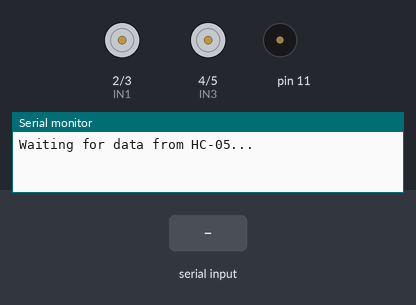
Bench run of a sketch on a simulated Arduino Uno, built with avr-gcc and run on an emulated ATmega328P. Shown: motor-driver pin pairs drawn as motors (green arrow = first pin HIGH = forward, orange = second pin HIGH = backward, longer = more drive), buzzer (waves = sounding), the last lines printed to the serial monitor. Inputs (shaded band) come from the test bench.

Above: at 1.2 s.
1.3 s: "Y" received over the second serial link
At 2.2 s:
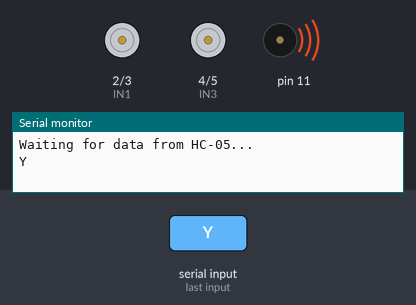
3.8 s: "F" received over the second serial link
At 4.1 s:
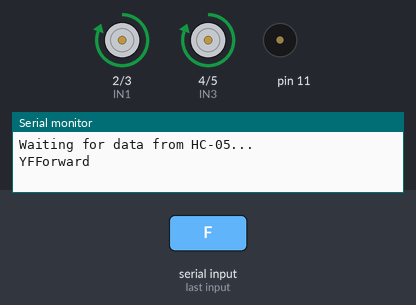
5.3 s: "B" received over the second serial link
At 6.5 s:
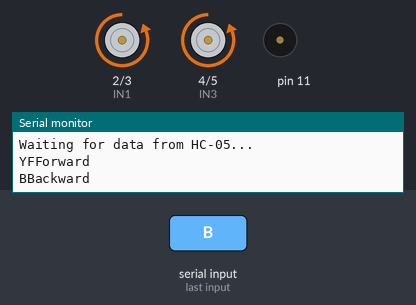
6.8 s: "L" received over the second serial link
At 7.6 s:
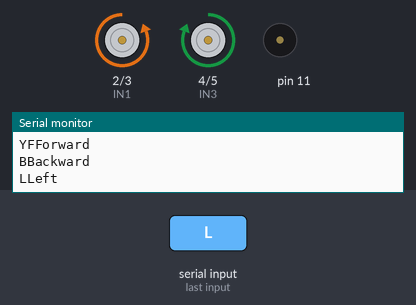
8.3 s: "R" received over the second serial link
At 8.7 s:
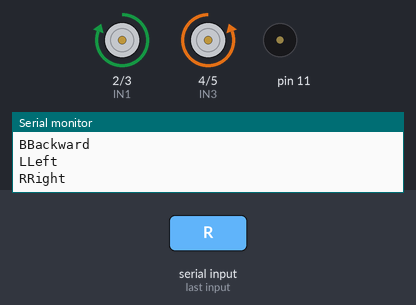
9.8 s: "Y" received over the second serial link
At 10.7 s:
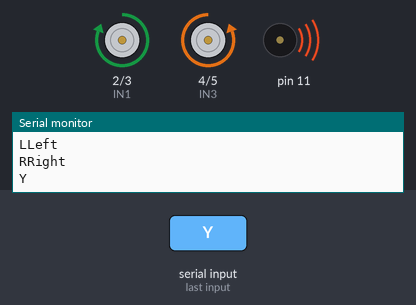
Timing chart, 0 to 12.8 s (numbered marks = the images above; inputs shaded):
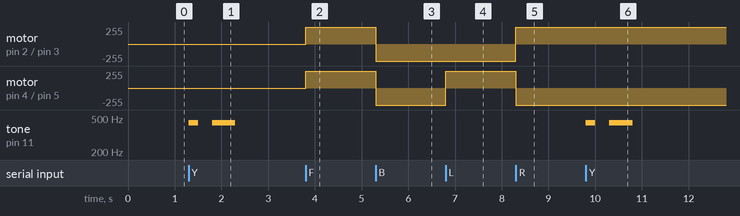

Measured:
- after the input at 1.3 s, tone on pin 11: silent → 440 Hz at once, → silent 0.20 s later, → 440 Hz 0.30 s later, → silent 0.50 s later
- after the input at 3.8 s, motor on pin 2 (IN1) / pin 3 (IN2), motor on pin 4 (IN3) / pin 5 (IN4): stopped → forward 255/255 at once
- after the input at 5.3 s, motor on pin 2 (IN1) / pin 3 (IN2), motor on pin 4 (IN3) / pin 5 (IN4): forward 255/255 → backward 255/255 at once
- after the input at 6.8 s, motor on pin 4 (IN3) / pin 5 (IN4): backward 255/255 → forward 255/255 at once
- after the input at 8.3 s, motor on pin 2 (IN1) / pin 3 (IN2): backward 255/255 → forward 255/255 at once; motor on pin 4 (IN3) / pin 5 (IN4): forward 255/255 → backward 255/255 at once
- after the input at 9.8 s, tone on pin 11: silent → 440 Hz at once, → silent 0.20 s later, → 440 Hz 0.30 s later, → silent 0.50 s later

The sketch:

BluetoothBot.ino
```cpp
#include <SoftwareSerial.h>

// Connect HC-05 TX to Arduino pin 10, and RX to pin 11
SoftwareSerial BTSerial(6, 7); // RX, TX

int IN1 = 2, IN2 = 3;
int IN3 = 4, IN4 = 5;

void setup() {
  Serial.begin(9600);      // Serial Monitor
  BTSerial.begin(9600);    // HC-05 default baud rate
  Serial.println("Waiting for data from HC-05...");
  for(int i = 2; i<=5; i++)
    pinMode(i, OUTPUT);
  pinMode(11, OUTPUT);
}

void loop() {
  if (BTSerial.available()>0) {
    char c = BTSerial.read();  // Read character from HC-05
    Serial.print(c);           // Print to Serial Monitor
    switch(c) {
      case 'S': stop(); break;
      case 'F': forward(); break;
      case 'B': backward(); break;
      case 'L': left(); break;
      case 'R': right(); break;
      case 'Y': buzz(); break;
    }
  }
}

void buzz() {
  tone(11, 440, 200);
  delay(500);
  tone(11, 440, 500);
  delay(500);
}

void forward() {
  Serial.println("Forward");
  digitalWrite(IN1, HIGH);
  digitalWrite(IN2, LOW);
  digitalWrite(IN3, HIGH);
  digitalWrite(IN4, LOW);
}

void backward() {
  Serial.println("Backward");
  digitalWrite(IN1, LOW);
  digitalWrite(IN2, HIGH);
  digitalWrite(IN3, LOW);
  digitalWrite(IN4, HIGH);
}

void left() {
  Serial.println("Left");
  digitalWrite(IN1, LOW);
  digitalWrite(IN2, HIGH);
  digitalWrite(IN3, HIGH);
  digitalWrite(IN4, LOW);
}

void right() {
  Serial.println("Right");
  digitalWrite(IN1, HIGH);
  digitalWrite(IN2, LOW);
  digitalWrite(IN3, LOW);
  digitalWrite(IN4, HIGH);
}

void stop() {
  Serial.println("Stop");
  digitalWrite(IN1, LOW);
  digitalWrite(IN2, LOW);
  digitalWrite(IN3, LOW);
  digitalWrite(IN4, LOW);
}
```
